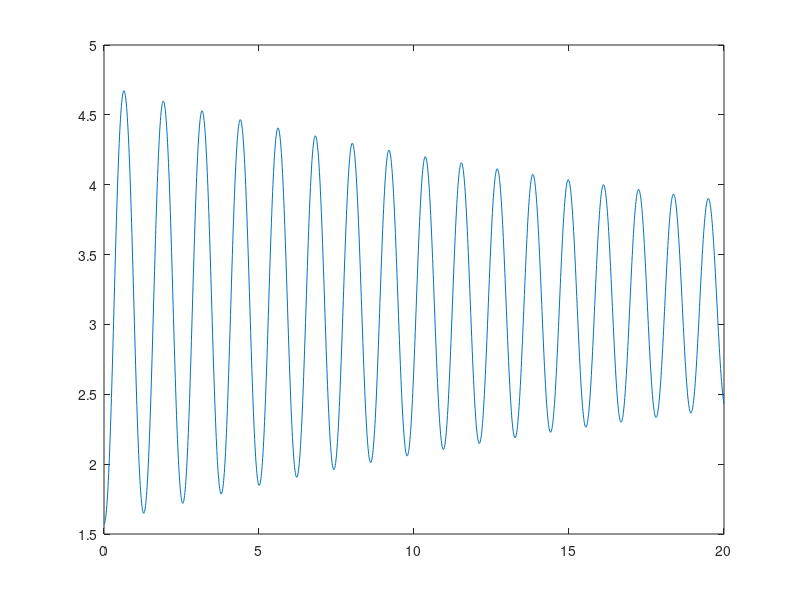
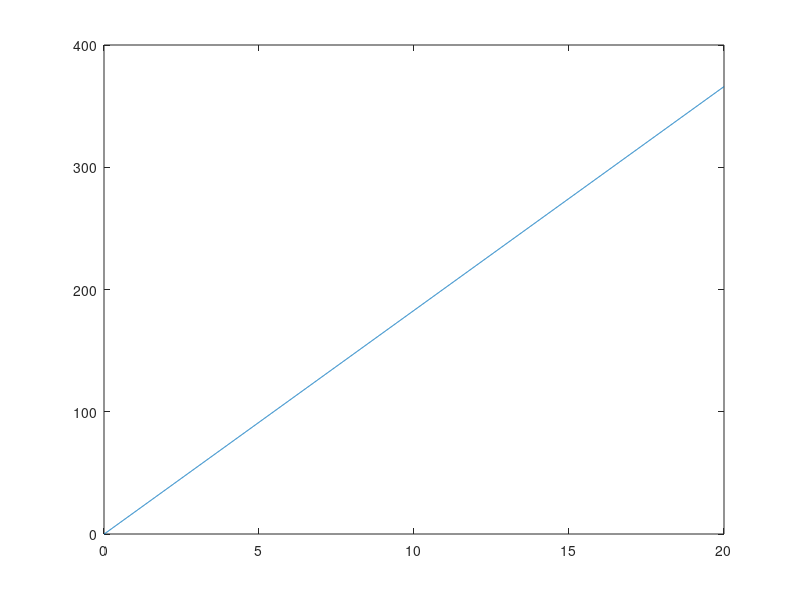

Write MATLAB code to recreate these figures, in order.
clear all;
load('ideal_pendulum_states.mat');

time = 0:0.01:20;
step_value = 1;
sim_step = 0.01;
T = 20;
g = 9.81;
figure(1);
plot(time,states(:,2));
[pks,locs] = findpeaks(states(:,2));
mean_period = mean(diff(time(locs)));

l = g*((mean_period/(2*pi))^2)

%%
load('cart_no_pendulum.mat');
figure(2);
plot(time,states(:,3));
M = 0.5723 + 0.12;
Fk = mean(fric);
f = Fk/(M*g)
